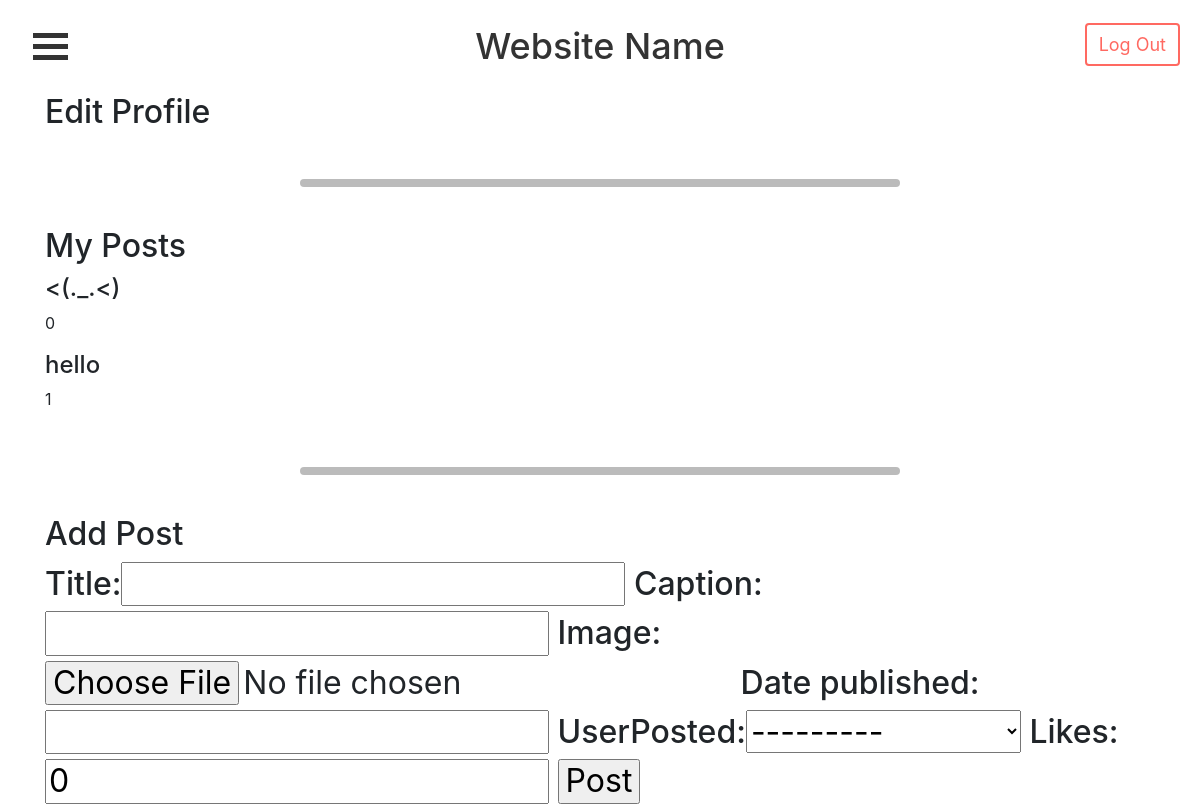
Screenshot of /profile/3/ with the database file from the repository.
### accounts/models.py (models this page shows, shortened)
class Post(models.Model):
    title = models.CharField(max_length=50, null=True)
    caption = models.CharField(max_length=200, null=True)
    image = models.ImageField(null=True, blank=True)
    post_date = models.DateTimeField('date published')
    userPosted = models.ForeignKey(Profile, null=True, on_delete=models.CASCADE)
    likes = models.IntegerField(default=0)

### accounts/views.py (the view)
# urls.py: path('profile/<str:pk>/', views.profile, name="profile_page"),
def profile(request, pk):
    profile = Profile.objects.get(user_id=pk)
    posts = profile.post_set.all()
    form = PostForm()
    if request.method == "POST":
        form = PostForm(request.POST)
        if form.is_valid():
            form.save()
    context = {'profile': profile, 'posts': posts, 'form': form}
    return render(request, 'accounts/profile.html', context)

### accounts/forms.py
class PostForm(ModelForm):
    class Meta:
        model = Post
        fields = '__all__'

### accounts/templates/accounts/profile.html (shortened to what this page needs)
{% extends 'accounts/main.html' %}
{% block content %}
<div class="container-sm">
  <h2>Edit Profile</h2>
</div>
<br />
<hr class="rounded">
<br />
<div class="container-sm">
  <h2>My Posts</h2>
  {% for post in posts %}
  <h4>{{post.title}}</h4>
  <p>{{post.likes}}</p>
  {% endfor %}
</div>
<br />
<hr class="rounded">
<br />
<div class="container-sm">
  <h2>Add Post<h2>
  <form method="post">
    {{ form }}
    <input type="submit" value="Post">
  </form>
</div>
{% endblock %}

### accounts/static/css/mystylesheet.css (style rules this page uses)
body { background-color: white; }
hr.rounded { border-top: 8px solid #bbb; border-radius: 5px; width: 50%; }

### rows the page displays
Post: title "<(._.<)", likes "0"
Post: title "hello", likes "1"
